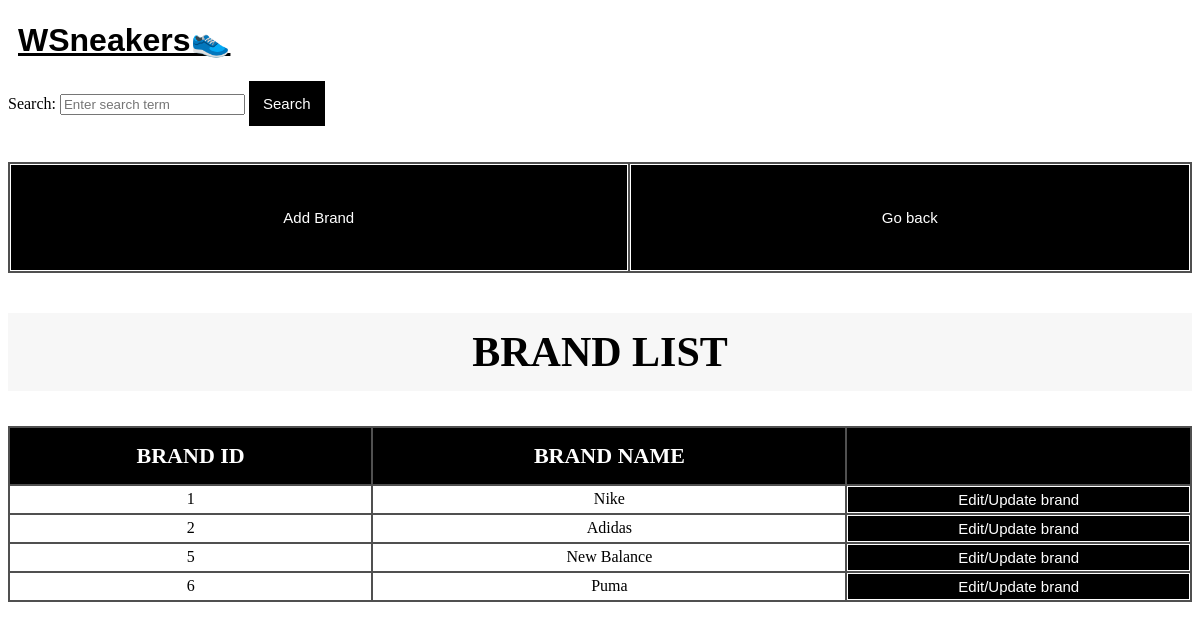
Page /brand/brandpage.php (signed in) on the committed database.
### tables this page shows
CREATE TABLE `brand` (
  `BrandID` int(10) NOT NULL,
  `Name` varchar(30) DEFAULT NULL
);

### brand/brandRepository.php (called while the page is built, shortened)
<?php
    class BrandRepo{
        public function SearchBrand(String $BrandName){
            try{
                $con = Db::getInstance()->getConnection();
                $result = mysqli_query($con, "Select * FROM brand WHERE Name LIKE '%{$BrandName}%'");
                if (mysqli_num_rows($result) > 0) {
                    return $result;
                }
                else return null;
            }
            catch(Exception $e){
                echo "Error: " . $e->getMessage() . "<br>";
                return false;
            }
        }
    }
?>

### brand/brandService.php (called while the page is built, shortened)
<?php
    include("brandRepository.php");
    class BrandService{
        private BrandRepo $BrandRepo;
        public function __construct(){
            $this->BrandRepo = new BrandRepo();
        }
        public function Search(string $BrandName){
            $result = $this->BrandRepo->SearchBrand($BrandName);
            return $result;
        }
    }
?>

### brand/brandpage.php (the view, shortened to what this page needs)
<!DOCTYPE html>
<html lang="en">
<head>
    <link rel="stylesheet" href="brandstyles.css">
</head>
<body>
        <?php
            include("../brand/brandService.php");
            $p = new BrandService();
        ?>
        <form action="brandpage.php" method="post">
        <label for="search">Search:</label>
        <input type="text" id="search" name="query" placeholder="Enter search term">
        <button class='Button' type="submit" style="width:auto; padding:10px;">Search</button>
        </form>
        <br><br>
        <table><tr>
        <td><form action="addbrandpage.php">
            <button class='Button' type='submit'>Add Brand</button>
        </form></td>
        <?php
            if (isset($_SESSION["SellerUsername"])) {
                echo "<td><form action='../sellerProfile/sellerProfile.php'>";
            }
            else echo "<td><form action='../adminPage/adminProduct/adminproductpage.php'>";
        ?>
            <button class='Button' type='submit'>Go back</button>
        </form></td>
        </tr></table>
        <?php
            if (!empty($_POST["query"])){
                $result = $p->Search($_POST["query"]);
            }
            else{
                $result = $p->Search("");
            }
            if ($result){
                echo "<h2>Brand List</h2>";
                echo "<table>
                <tr>
                    <th>Brand ID</th>
                    <th>Brand Name</th>
                    <th></th>
                </tr>";
                while ($row = $result->fetch_assoc()) {
                    echo "<tr>";
                    echo "<td>".$row["BrandID"]."</td>";
                    echo "<td>".$row["Name"]."</td>";
                    echo "<td>";
                    echo "<form action='brandeditpage.php' method='post'>
                        <input type='hidden' name='brand_id' value='{$row["BrandID"]}'>
                        <button class='Button' type='submit' style='padding: 0px;'>Edit/Update brand</button>
                        </form>
                        </td>";
                    echo "</tr>";
                }
                echo "</table>";
            }
            else{
                echo "<h2>No brand available.</h2>";
            }
        ?>
</body>
</html>

### brand/brandstyles.css (style rules this page uses)
table { border-collapse: collapse; width: 100%; }
h2 { text-align: center; font-size: 42px; text-transform: uppercase; color: #000000; background-color: #f7f7f7; padding: 15px; margin-top: 40px; }
th, td { border: 2px solid #505050; text-align: center; background-color: #ffffff; }
th { background-color: #000000; font-size: 22px; color: #ffffff; text-transform: uppercase; padding: 15px; }
.Button { background-color: black; border: 4px solid black; color: white; font-size: 15px; cursor: pointer; width: 100%; border-top: 4px solid black; border-bottom: 4px solid black; padding: 40px; }

### header.css (style rules this page uses)
.homepage { font-family: sans-serif; color: black; margin-left: 10px; }

### rows in the picture
brand: BrandID "1", Name "Nike"
brand: BrandID "2", Name "Adidas"
brand: BrandID "5", Name "New Balance"
brand: BrandID "6", Name "Puma"
